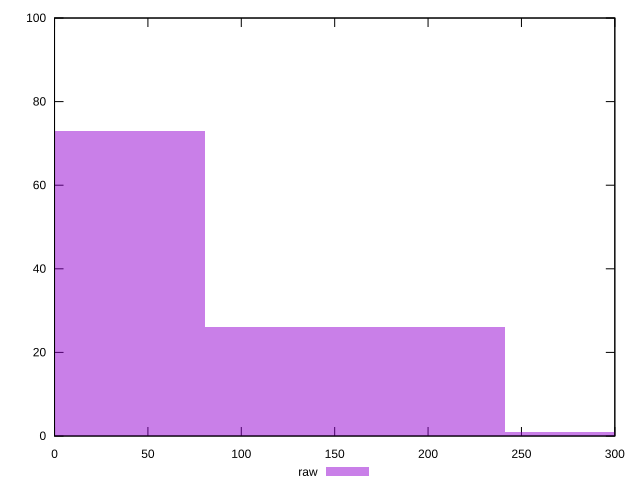

The script that saved this image:
reset

$raw <<EOF
160.94015216891972 26
0 73
321.88030433783945 1
EOF

set key outside below
set boxwidth 160.94015216891972
set xrange [0:300]
set yrange [0:100]
set trange [0:100]
set style fill transparent solid 0.5 noborder
set terminal svg size 640, 490 enhanced background rgb 'white'
set output "report_00017_2021-02-10T15-08-03.406Z/unused-css-rules/samples/pages+cached+noadtech+nomedia/raw/histogram.svg"

plot $raw title "raw" with boxes

reset
